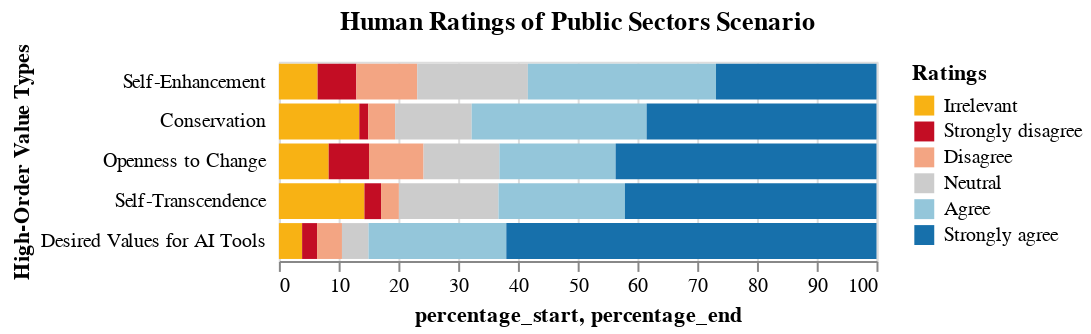

The notebook cell saved with this chart:
### Code cell
human_s4_source = value_content_count_plot_data(human_structured_data_s4)
plot = plot_value_content(human_s4_source, figure_title="Human Ratings of Public Sectors Scenario", legend_title="Ratings",  y_axis_title="High-Order Value Types")
plot
plot

### Figure 1 — Vega-Lite specification as saved in the notebook (floating-point values rounded to 4 significant figures)
{"config": {"view": {"continuousWidth": 300, "continuousHeight": 300}}, "data": {"name": "data-fbda2eb3cebb29d3e53469317c7d2dff"}, "mark": {"type": "bar"}, "encoding": {"color": {"field": "type", "scale": {"domain": ["Irrelevant", "Strongly disagree", "Disagree", "Neutral", "Agree", "Strongly agree"], "range": ["#F8B214", "#c30d24", "#f3a583", "#cccccc", "#94c6da", "#1770ab"]}, "title": "Ratings", "type": "nominal"}, "x": {"axis": {"title": "percentage_start, percentage_end"}, "field": "percentage_start", "type": "quantitative"}, "x2": {"field": "percentage_end"}, "y": {"axis": {"domain": false, "minExtent": 60, "offset": 5, "ticks": false, "title": "High-Order Value Types"}, "field": "higher_order_value_types", "sort": {"field": "order"}, "type": "nominal"}}, "title": "Human Ratings of Public Sectors Scenario", "$schema": "https://vega.github.io/schema/vega-lite/v5.15.1.json", "datasets": {"data-fbda2eb3cebb29d3e53469317c7d2dff": [{"higher_order_value_types": "Conservation", "ratings": -3.0, "count": 63, "order": 2, "type": "Irrelevant", "percentage": 13.46, "percentage_end": 13.46, "percentage_start": 0.0}, {"higher_order_value_types": "Conservation", "ratings": -2.0, "count": 7, "order": 2, "type": "Strongly disagree", "percentage": 1.496, "percentage_end": 14.96, "percentage_start": 13.46}, {"higher_order_value_types": "Conservation", "ratings": -1.0, "count": 21, "order": 2, "type": "Disagree", "percentage": 4.487, "percentage_end": 19.44, "percentage_start": 14.96}, {"higher_order_value_types": "Conservation", "ratings": 0.0, "count": 60, "order": 2, "type": "Neutral", "percentage": 12.82, "percentage_end": 32.26, "percentage_start": 19.44}, {"higher_order_value_types": "Conservation", "ratings": 1.0, "count": 137, "order": 2, "type": "Agree", "percentage": 29.27, "percentage_end": 61.54, "percentage_start": 32.26}, {"higher_order_value_types": "Conservation", "ratings": 2.0, "count": 180, "order": 2, "type": "Strongly agree", "percentage": 38.46, "percentage_end": 100.0, "percentage_start": 61.54}, {"higher_order_value_types": "Desired Values for AI Tools", "ratings": -3.0, "count": 14, "order": 5, "type": "Irrelevant", "percentage": 3.889, "percentage_end": 3.889, "percentage_start": 0.0}, {"higher_order_value_types": "Desired Values for AI Tools", "ratings": -2.0, "count": 9, "order": 5, "type": "Strongly disagree", "percentage": 2.5, "percentage_end": 6.389, "percentage_start": 3.889}, {"higher_order_value_types": "Desired Values for AI Tools", "ratings": -1.0, "count": 15, "order": 5, "type": "Disagree", "percentage": 4.167, "percentage_end": 10.56, "percentage_start": 6.389}, {"higher_order_value_types": "Desired Values for AI Tools", "ratings": 0.0, "count": 16, "order": 5, "type": "Neutral", "percentage": 4.444, "percentage_end": 15.0, "percentage_start": 10.56}, {"higher_order_value_types": "Desired Values for AI Tools", "ratings": 1.0, "count": 83, "order": 5, "type": "Agree", "percentage": 23.06, "percentage_end": 38.06, "percentage_start": 15.0}, {"higher_order_value_types": "Desired Values for AI Tools", "ratings": 2.0, "count": 223, "order": 5, "type": "Strongly agree", "percentage": 61.94, "percentage_end": 100.0, "percentage_start": 38.06}, {"higher_order_value_types": "Openness to Change", "ratings": -3.0, "count": 21, "order": 3, "type": "Irrelevant", "percentage": 8.333, "percentage_end": 8.333, "percentage_start": 0.0}, {"higher_order_value_types": "Openness to Change", "ratings": -2.0, "count": 17, "order": 3, "type": "Strongly disagree", "percentage": 6.746, "percentage_end": 15.08, "percentage_start": 8.333}, {"higher_order_value_types": "Openness to Change", "ratings": -1.0, "count": 23, "order": 3, "type": "Disagree", "percentage": 9.127, "percentage_end": 24.21, "percentage_start": 15.08}, {"higher_order_value_types": "Openness to Change", "ratings": 0.0, "count": 32, "order": 3, "type": "Neutral", "percentage": 12.7, "percentage_end": 36.9, "percentage_start": 24.21}, {"higher_order_value_types": "Openness to Change", "ratings": 1.0, "count": 49, "order": 3, "type": "Agree", "percentage": 19.44, "percentage_end": 56.35, "percentage_start": 36.9}, {"higher_order_value_types": "Openness to Change", "ratings": 2.0, "count": 110, "order": 3, "type": "Strongly agree", "percentage": 43.65, "percentage_end": 100.0, "percentage_start": 56.35}, {"higher_order_value_types": "Self-Enhancement", "ratings": -3.0, "count": 14, "order": 1, "type": "Irrelevant", "percentage": 6.481, "percentage_end": 6.481, "percentage_start": 0.0}, {"higher_order_value_types": "Self-Enhancement", "ratings": -2.0, "count": 14, "order": 1, "type": "Strongly disagree", "percentage": 6.481, "percentage_end": 12.96, "percentage_start": 6.481}, {"higher_order_value_types": "Self-Enhancement", "ratings": -1.0, "count": 22, "order": 1, "type": "Disagree", "percentage": 10.19, "percentage_end": 23.15, "percentage_start": 12.96}, {"higher_order_value_types": "Self-Enhancement", "ratings": 0.0, "count": 40, "order": 1, "type": "Neutral", "percentage": 18.52, "percentage_end": 41.67, "percentage_start": 23.15}, {"higher_order_value_types": "Self-Enhancement", "ratings": 1.0, "count": 68, "order": 1, "type": "Agree", "percentage": 31.48, "percentage_end": 73.15, "percentage_start": 41.67}, {"higher_order_value_types": "Self-Enhancement", "ratings": 2.0, "count": 58, "order": 1, "type": "Strongly agree", "percentage": 26.85, "percentage_end": 100.0, "percentage_start": 73.15}, {"higher_order_value_types": "Self-Transcendence", "ratings": -3.0, "count": 67, "order": 4, "type": "Irrelevant", "percentage": 14.32, "percentage_end": 14.32, "percentage_start": 0.0}, {"higher_order_value_types": "Self-Transcendence", "ratings": -2.0, "count": 13, "order": 4, "type": "Strongly disagree", "percentage": 2.778, "percentage_end": 17.09, "percentage_start": 14.32}, {"higher_order_value_types": "Self-Transcendence", "ratings": -1.0, "count": 14, "order": 4, "type": "Disagree", "percentage": 2.991, "percentage_end": 20.09, "percentage_start": 17.09}, {"higher_order_value_types": "Self-Transcendence", "ratings": 0.0, "count": 78, "order": 4, "type": "Neutral", "percentage": 16.67, "percentage_end": 36.75, "percentage_start": 20.09}, {"higher_order_value_types": "Self-Transcendence", "ratings": 1.0, "count": 99, "order": 4, "type": "Agree", "percentage": 21.15, "percentage_end": 57.91, "percentage_start": 36.75}, {"higher_order_value_types": "Self-Transcendence", "ratings": 2.0, "count": 197, "order": 4, "type": "Strongly agree", "percentage": 42.09, "percentage_end": 100.0, "percentage_start": 57.91}]}}
